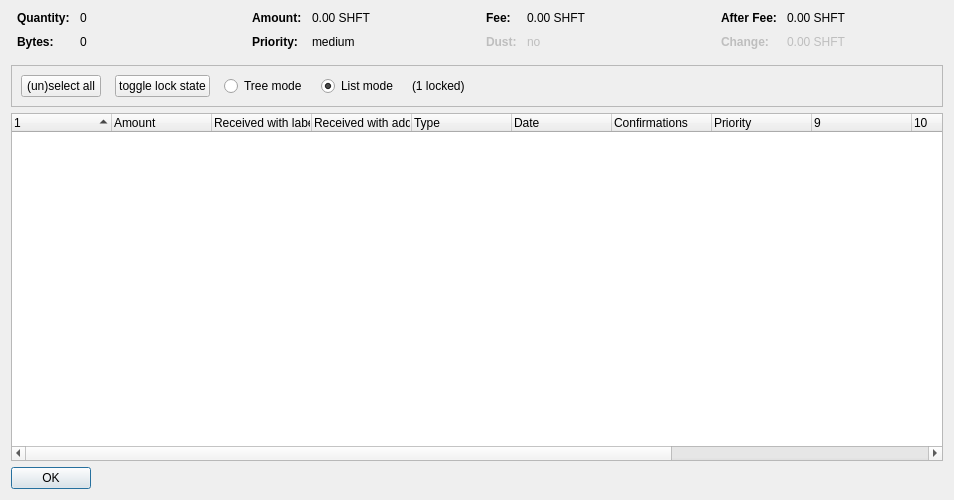
<?xml version="1.0" encoding="UTF-8"?>
<ui version="4.0">
 <class>CoinControlDialog</class>
 <widget class="QDialog" name="CoinControlDialog">
  <property name="geometry">
   <rect>
    <x>0</x>
    <y>0</y>
    <width>954</width>
    <height>500</height>
   </rect>
  </property>
  <property name="windowTitle">
   <string>Coin Selection</string>
  </property>
  <layout class="QVBoxLayout" name="verticalLayout">
   <item>
    <layout class="QHBoxLayout" name="horizontalLayoutTop" stretch="0,0,0,0">
     <property name="topMargin">
      <number>0</number>
     </property>
     <property name="bottomMargin">
      <number>10</number>
     </property>
     <item>
      <layout class="QFormLayout" name="formLayoutCoinControl1">
       <property name="horizontalSpacing">
        <number>10</number>
       </property>
       <property name="verticalSpacing">
        <number>10</number>
       </property>
       <property name="leftMargin">
        <number>6</number>
       </property>
       <property name="rightMargin">
        <number>6</number>
       </property>
       <item row="0" column="0">
        <widget class="QLabel" name="labelCoinControlQuantityText">
         <property name="font">
          <font>
           <weight>75</weight>
           <bold>true</bold>
          </font>
         </property>
         <property name="text">
          <string>Quantity:</string>
         </property>
        </widget>
       </item>
       <item row="0" column="1">
        <widget class="QLabel" name="labelCoinControlQuantity">
         <property name="cursor">
          <cursorShape>IBeamCursor</cursorShape>
         </property>
         <property name="contextMenuPolicy">
          <enum>Qt::ActionsContextMenu</enum>
         </property>
         <property name="text">
          <string notr="true">0</string>
         </property>
         <property name="textInteractionFlags">
          <set>Qt::LinksAccessibleByMouse|Qt::TextSelectableByKeyboard|Qt::TextSelectableByMouse</set>
         </property>
        </widget>
       </item>
       <item row="1" column="0">
        <widget class="QLabel" name="labelCoinControlBytesText">
         <property name="font">
          <font>
           <weight>75</weight>
           <bold>true</bold>
          </font>
         </property>
         <property name="text">
          <string>Bytes:</string>
         </property>
        </widget>
       </item>
       <item row="1" column="1">
        <widget class="QLabel" name="labelCoinControlBytes">
         <property name="cursor">
          <cursorShape>IBeamCursor</cursorShape>
         </property>
         <property name="contextMenuPolicy">
          <enum>Qt::ActionsContextMenu</enum>
         </property>
         <property name="text">
          <string notr="true">0</string>
         </property>
         <property name="textInteractionFlags">
          <set>Qt::LinksAccessibleByMouse|Qt::TextSelectableByKeyboard|Qt::TextSelectableByMouse</set>
         </property>
        </widget>
       </item>
      </layout>
     </item>
     <item>
      <layout class="QFormLayout" name="formLayoutCoinControl2">
       <property name="horizontalSpacing">
        <number>10</number>
       </property>
       <property name="verticalSpacing">
        <number>10</number>
       </property>
       <property name="leftMargin">
        <number>6</number>
       </property>
       <property name="rightMargin">
        <number>6</number>
       </property>
       <item row="0" column="0">
        <widget class="QLabel" name="labelCoinControlAmountText">
         <property name="font">
          <font>
           <weight>75</weight>
           <bold>true</bold>
          </font>
         </property>
         <property name="text">
          <string>Amount:</string>
         </property>
        </widget>
       </item>
       <item row="0" column="1">
        <widget class="QLabel" name="labelCoinControlAmount">
         <property name="cursor">
          <cursorShape>IBeamCursor</cursorShape>
         </property>
         <property name="contextMenuPolicy">
          <enum>Qt::ActionsContextMenu</enum>
         </property>
         <property name="text">
          <string notr="true">0.00 SHFT</string>
         </property>
         <property name="textInteractionFlags">
          <set>Qt::LinksAccessibleByMouse|Qt::TextSelectableByKeyboard|Qt::TextSelectableByMouse</set>
         </property>
        </widget>
       </item>
       <item row="1" column="0">
        <widget class="QLabel" name="labelCoinControlPriorityText">
         <property name="font">
          <font>
           <weight>75</weight>
           <bold>true</bold>
          </font>
         </property>
         <property name="text">
          <string>Priority:</string>
         </property>
        </widget>
       </item>
       <item row="1" column="1">
        <widget class="QLabel" name="labelCoinControlPriority">
         <property name="cursor">
          <cursorShape>IBeamCursor</cursorShape>
         </property>
         <property name="contextMenuPolicy">
          <enum>Qt::ActionsContextMenu</enum>
         </property>
         <property name="text">
          <string>medium</string>
         </property>
         <property name="textInteractionFlags">
          <set>Qt::LinksAccessibleByMouse|Qt::TextSelectableByKeyboard|Qt::TextSelectableByMouse</set>
         </property>
        </widget>
       </item>
      </layout>
     </item>
     <item>
      <layout class="QFormLayout" name="formLayoutCoinControl3">
       <property name="horizontalSpacing">
        <number>10</number>
       </property>
       <property name="verticalSpacing">
        <number>10</number>
       </property>
       <property name="leftMargin">
        <number>6</number>
       </property>
       <property name="rightMargin">
        <number>6</number>
       </property>
       <item row="0" column="0">
        <widget class="QLabel" name="labelCoinControlFeeText">
         <property name="font">
          <font>
           <weight>75</weight>
           <bold>true</bold>
          </font>
         </property>
         <property name="text">
          <string>Fee:</string>
         </property>
        </widget>
       </item>
       <item row="0" column="1">
        <widget class="QLabel" name="labelCoinControlFee">
         <property name="cursor">
          <cursorShape>IBeamCursor</cursorShape>
         </property>
         <property name="contextMenuPolicy">
          <enum>Qt::ActionsContextMenu</enum>
         </property>
         <property name="text">
          <string notr="true">0.00 SHFT</string>
         </property>
         <property name="textInteractionFlags">
          <set>Qt::LinksAccessibleByMouse|Qt::TextSelectableByKeyboard|Qt::TextSelectableByMouse</set>
         </property>
        </widget>
       </item>
       <item row="1" column="0">
        <widget class="QLabel" name="labelCoinControlLowOutputText">
         <property name="enabled">
          <bool>false</bool>
         </property>
         <property name="font">
          <font>
           <weight>75</weight>
           <bold>true</bold>
          </font>
         </property>
         <property name="text">
          <string>Dust:</string>
         </property>
        </widget>
       </item>
       <item row="1" column="1">
        <widget class="QLabel" name="labelCoinControlLowOutput">
         <property name="enabled">
          <bool>false</bool>
         </property>
         <property name="cursor">
          <cursorShape>IBeamCursor</cursorShape>
         </property>
         <property name="contextMenuPolicy">
          <enum>Qt::ActionsContextMenu</enum>
         </property>
         <property name="text">
          <string>no</string>
         </property>
         <property name="textInteractionFlags">
          <set>Qt::LinksAccessibleByMouse|Qt::TextSelectableByKeyboard|Qt::TextSelectableByMouse</set>
         </property>
        </widget>
       </item>
      </layout>
     </item>
     <item>
      <layout class="QFormLayout" name="formLayoutCoinControl4">
       <property name="horizontalSpacing">
        <number>10</number>
       </property>
       <property name="verticalSpacing">
        <number>10</number>
       </property>
       <property name="leftMargin">
        <number>6</number>
       </property>
       <property name="rightMargin">
        <number>6</number>
       </property>
       <item row="0" column="0">
        <widget class="QLabel" name="labelCoinControlAfterFeeText">
         <property name="font">
          <font>
           <weight>75</weight>
           <bold>true</bold>
          </font>
         </property>
         <property name="text">
          <string>After Fee:</string>
         </property>
        </widget>
       </item>
       <item row="0" column="1">
        <widget class="QLabel" name="labelCoinControlAfterFee">
         <property name="cursor">
          <cursorShape>IBeamCursor</cursorShape>
         </property>
         <property name="contextMenuPolicy">
          <enum>Qt::ActionsContextMenu</enum>
         </property>
         <property name="text">
          <string notr="true">0.00 SHFT</string>
         </property>
         <property name="textInteractionFlags">
          <set>Qt::LinksAccessibleByMouse|Qt::TextSelectableByKeyboard|Qt::TextSelectableByMouse</set>
         </property>
        </widget>
       </item>
       <item row="1" column="0">
        <widget class="QLabel" name="labelCoinControlChangeText">
         <property name="enabled">
          <bool>false</bool>
         </property>
         <property name="font">
          <font>
           <weight>75</weight>
           <bold>true</bold>
          </font>
         </property>
         <property name="text">
          <string>Change:</string>
         </property>
        </widget>
       </item>
       <item row="1" column="1">
        <widget class="QLabel" name="labelCoinControlChange">
         <property name="enabled">
          <bool>false</bool>
         </property>
         <property name="cursor">
          <cursorShape>IBeamCursor</cursorShape>
         </property>
         <property name="contextMenuPolicy">
          <enum>Qt::ActionsContextMenu</enum>
         </property>
         <property name="text">
          <string notr="true">0.00 SHFT</string>
         </property>
         <property name="textInteractionFlags">
          <set>Qt::LinksAccessibleByMouse|Qt::TextSelectableByKeyboard|Qt::TextSelectableByMouse</set>
         </property>
        </widget>
       </item>
      </layout>
     </item>
    </layout>
   </item>
   <item>
    <widget class="QFrame" name="frame">
     <property name="minimumSize">
      <size>
       <width>0</width>
       <height>40</height>
      </size>
     </property>
     <property name="frameShape">
      <enum>QFrame::StyledPanel</enum>
     </property>
     <property name="frameShadow">
      <enum>QFrame::Sunken</enum>
     </property>
     <layout class="QHBoxLayout" name="horizontalLayout">
      <item>
       <layout class="QHBoxLayout" name="horizontalLayoutPanel" stretch="0,0,0,0,0,0">
        <property name="spacing">
         <number>14</number>
        </property>
        <item>
         <widget class="QPushButton" name="pushButtonSelectAll">
          <property name="sizePolicy">
           <sizepolicy hsizetype="Maximum" vsizetype="Fixed">
            <horstretch>0</horstretch>
            <verstretch>0</verstretch>
           </sizepolicy>
          </property>
          <property name="text">
           <string>(un)select all</string>
          </property>
          <property name="autoDefault">
           <bool>false</bool>
          </property>
         </widget>
        </item>
        <item>
         <widget class="QPushButton" name="pushButtonToggleLock">
          <property name="sizePolicy">
           <sizepolicy hsizetype="Maximum" vsizetype="Fixed">
            <horstretch>0</horstretch>
            <verstretch>0</verstretch>
           </sizepolicy>
          </property>
          <property name="text">
           <string>toggle lock state</string>
          </property>
          <property name="autoDefault">
           <bool>false</bool>
          </property>
         </widget>
        </item>
        <item>
         <widget class="QRadioButton" name="radioTreeMode">
          <property name="sizePolicy">
           <sizepolicy hsizetype="Maximum" vsizetype="Fixed">
            <horstretch>0</horstretch>
            <verstretch>0</verstretch>
           </sizepolicy>
          </property>
          <property name="text">
           <string>Tree mode</string>
          </property>
         </widget>
        </item>
        <item>
         <widget class="QRadioButton" name="radioListMode">
          <property name="sizePolicy">
           <sizepolicy hsizetype="Maximum" vsizetype="Fixed">
            <horstretch>0</horstretch>
            <verstretch>0</verstretch>
           </sizepolicy>
          </property>
          <property name="text">
           <string>List mode</string>
          </property>
          <property name="checked">
           <bool>true</bool>
          </property>
         </widget>
        </item>
        <item>
         <widget class="QLabel" name="labelLocked">
          <property name="text">
           <string>(1 locked)</string>
          </property>
         </widget>
        </item>
        <item>
         <spacer name="horizontalSpacer">
          <property name="orientation">
           <enum>Qt::Horizontal</enum>
          </property>
          <property name="sizeHint" stdset="0">
           <size>
            <width>40</width>
            <height>20</height>
           </size>
          </property>
         </spacer>
        </item>
       </layout>
      </item>
     </layout>
    </widget>
   </item>
   <item>
    <widget class="CoinControlTreeWidget" name="treeWidget">
     <property name="contextMenuPolicy">
      <enum>Qt::CustomContextMenu</enum>
     </property>
     <property name="sortingEnabled">
      <bool>false</bool>
     </property>
     <property name="columnCount">
      <number>13</number>
     </property>
     <attribute name="headerShowSortIndicator" stdset="0">
      <bool>true</bool>
     </attribute>
     <attribute name="headerStretchLastSection">
      <bool>false</bool>
     </attribute>
     <column>
      <property name="text">
       <string/>
      </property>
     </column>
     <column>
      <property name="text">
       <string>Amount</string>
      </property>
     </column>
     <column>
      <property name="text">
       <string>Received with label</string>
      </property>
     </column>
     <column>
      <property name="text">
       <string>Received with address</string>
      </property>
     </column>
     <column>
      <property name="text">
	<string>Type</string>
      </property>
     </column>
     <column>
      <property name="text">	 
       <string>Date</string>
      </property>
     </column>
     <column>
      <property name="text">
       <string>Confirmations</string>
      </property>
      <property name="toolTip">
       <string>Confirmed</string>
      </property>
     </column>
     <column>
      <property name="text">
       <string>Priority</string>
      </property>
     </column>
     <column>
      <property name="text">
       <string/>
      </property>
     </column>
     <column>
      <property name="text">
       <string/>
      </property>
     </column>
     <column>
      <property name="text">
       <string/>
      </property>
     </column>
     <column>
      <property name="text">
       <string/>
      </property>
     </column>
     <column>
      <property name="text">
       <string/>
      </property>
     </column>
    </widget>
   </item>
   <item>
    <widget class="QDialogButtonBox" name="buttonBox">
     <property name="sizePolicy">
      <sizepolicy hsizetype="Maximum" vsizetype="Fixed">
       <horstretch>0</horstretch>
       <verstretch>0</verstretch>
      </sizepolicy>
     </property>
     <property name="orientation">
      <enum>Qt::Horizontal</enum>
     </property>
     <property name="standardButtons">
      <set>QDialogButtonBox::Ok</set>
     </property>
    </widget>
   </item>
  </layout>
 </widget>
 <customwidgets>
  <customwidget>
   <class>CoinControlTreeWidget</class>
   <extends>QTreeWidget</extends>
   <header>coincontroltreewidget.h</header>
  </customwidget>
 </customwidgets>
 <resources/>
 <connections/>
</ui>
